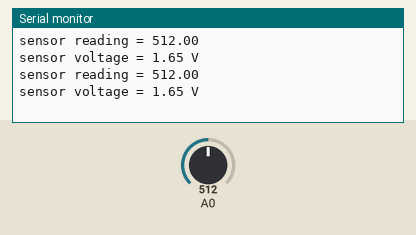
Simulated run of this sketch. Board: Arduino Uno, built with avr-gcc and run on an emulated ATmega328P. On the bench: the last lines printed to the serial monitor. The test bench sets the inputs (shaded band); at power-on: A0 = 512.

Above: at 1.8 s.
1.9 s: A0 set to 716
At 2.5 s:
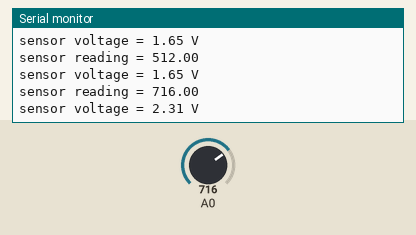
3.4 s: A0 set to 900
At 4.8 s:
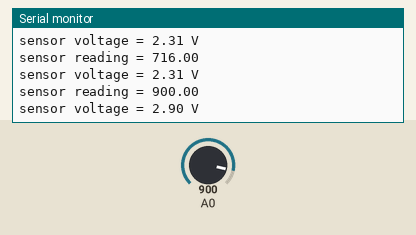
Timing chart, 0 to 6.4 s (numbered marks = the images above; inputs shaded):
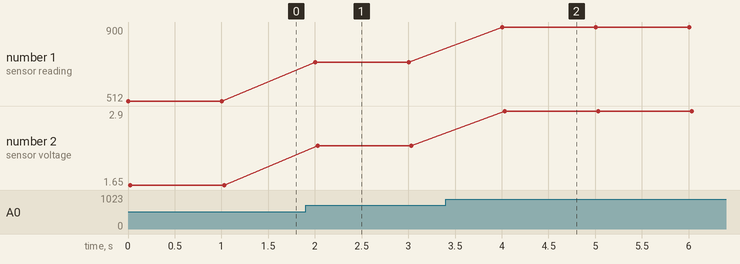

Measured:
- after the input at 1.9 s, the serial monitor: prints a new line after 0.10 s (image 1)
- after the input at 3.4 s, the serial monitor: prints a new line after 0.61 s (image 2)
- plotted number 1: 512 → 716 after the input at 1.9 s, 716 → 900 after the input at 3.4 s
- plotted number 2: 1.65 → 2.31 after the input at 1.9 s, 2.31 → 2.9 after the input at 3.4 s

The sketch:

uv.ino
```cpp
void setup()
{
  Serial.begin(9600);
}

void loop()
{
  float sensorVoltage;
  float sensorValue;

  sensorValue = analogRead(A0);
  sensorVoltage = sensorValue/1024*3.3;
  Serial.print("sensor reading = ");
  Serial.print(sensorValue);
  Serial.println("");
  Serial.print("sensor voltage = ");
  Serial.print(sensorVoltage);
  Serial.println(" V");
  delay(1000);
}
```
